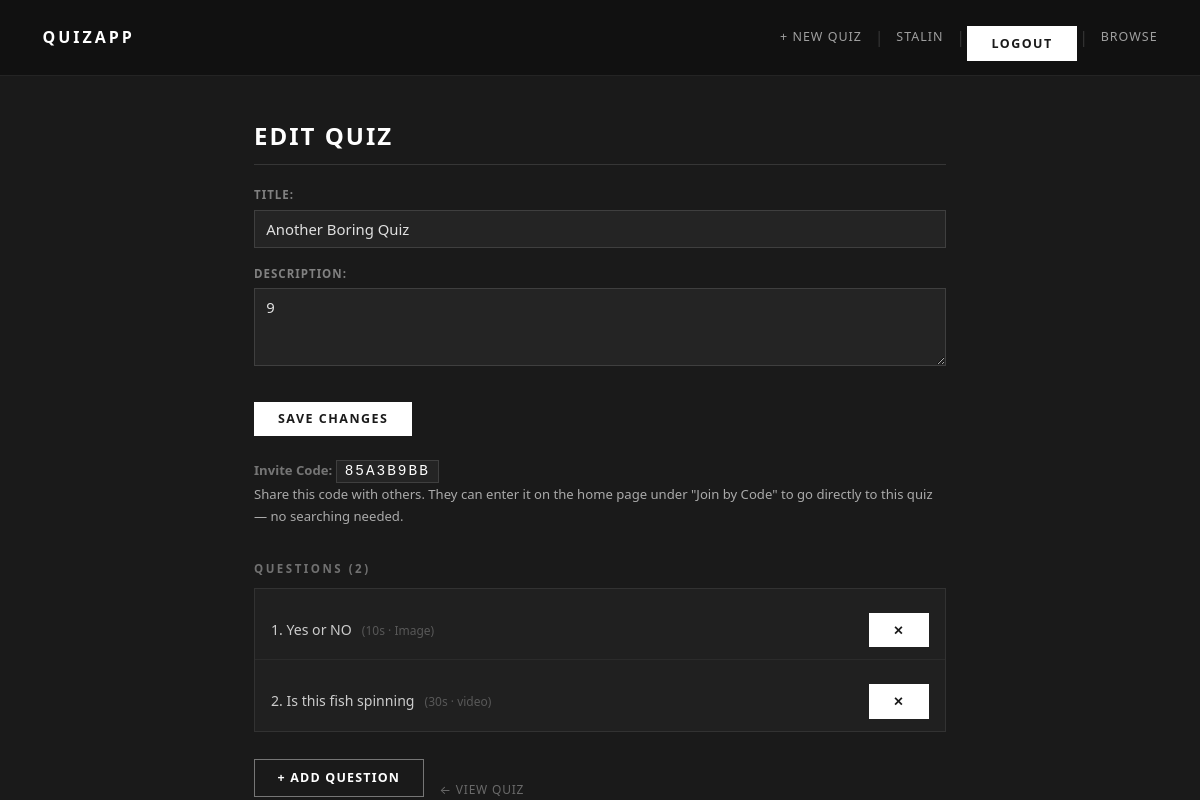
The app's page /quizzes/2/edit/ (signed in) with its own data.
### quiz/models.py (models this page shows, shortened)
class Quiz(models.Model):
    title = models.CharField(max_length=200)
    description = models.TextField(blank=True)
    created_by = models.ForeignKey(User, on_delete=models.CASCADE, related_name='quizzes')
    created_at = models.DateTimeField(auto_now_add=True)
    invite_code = models.CharField(max_length=8, unique=True, null=True, blank=True)

class Question(models.Model):
    TEXT = 'text'
    IMAGE = 'image'
    QUESTION_TYPES = [
        (TEXT, 'Text'),
        (IMAGE, 'Image'),
    ]
    quiz = models.ForeignKey(Quiz, on_delete=models.CASCADE, related_name='questions')
    text = models.CharField(max_length=500)
    question_type = models.CharField(max_length=10, choices=QUESTION_TYPES, default=TEXT)
    image = models.ImageField(upload_to='questions/images/', blank=True, null=True)
    time_limit = models.PositiveIntegerField(default=30, help_text="Time limit in seconds")
    order = models.PositiveIntegerField(default=0)
    class Meta:
        ordering = ['order', 'id']

### quiz/views.py (the view)
# urls.py: path('quizzes/<int:quiz_id>/edit/', views.edit_quiz, name='edit_quiz'),
@login_required
def edit_quiz(request, quiz_id):
    quiz = get_object_or_404(Quiz, id=quiz_id)
    if not (request.user == quiz.created_by or request.user.is_staff):
        messages.error(request, 'You do not have permission to edit this quiz.')
        return redirect('quiz_detail', quiz_id=quiz.id)
    if request.method == 'POST':
        form = QuizForm(request.POST, instance=quiz)
        if form.is_valid():
            form.save()
            messages.success(request, 'Quiz updated.')
            return redirect('edit_quiz', quiz_id=quiz.id)
    else:
        form = QuizForm(instance=quiz)
    questions = quiz.questions.prefetch_related('answers').all()
    return render(request, 'quiz/edit_quiz.html', {
        'quiz': quiz,
        'form': form,
        'questions': questions,
    })

### quiz/forms.py
class QuizForm(forms.ModelForm):
    class Meta:
        model = Quiz
        fields = ['title', 'description']
        widgets = {
            'description': forms.Textarea(attrs={'rows': 3}),
        }

### quiz/templates/quiz/edit_quiz.html (shortened to what this page needs)
{% extends 'quiz/base.html' %}
{% block content %}
<h1>Edit Quiz</h1>
<form method="post">
    {{ form.as_p }}
    <button type="submit">Save Changes</button>
</form>
<div class="invite-info mt-2">
    <strong>Invite Code:</strong> <code class="invite-code">{{ quiz.invite_code }}</code>
    <p class="invite-hint">Share this code with others. They can enter it on the home page under "Join by Code" to go directly to this quiz — no searching needed.</p>
</div>
<h2>Questions ({{ questions.count }})</h2>
{% if questions %}
<ul class="quiz-list">
    {% for question in questions %}
    <li>
        <span class="q-label">{{ forloop.counter }}. {{ question.text }}
            <em class="q-meta">({{ question.time_limit }}s · {{ question.get_question_type_display }})</em>
        </span>
        <form method="post"
              action="{% url 'delete_question' quiz.id question.id %}"
              style="display:inline; margin-left:auto">
            <button type="submit" class="btn-icon"
                    onclick="return confirm('Delete this question?')">✕</button>
        </form>
    </li>
    {% endfor %}
</ul>
{% else %}
<p>No questions yet.</p>
{% endif %}
<div class="action-row mt-2">
    <a href="{% url 'add_question' quiz.id %}" class="btn">+ Add Question</a>
    <a href="{% url 'quiz_detail' quiz.id %}" class="back-link">View Quiz</a>
</div>
{% endblock %}

### quiz/templates/quiz/base.html (shortened to what this page needs)
{% load static %}
<!DOCTYPE html>
<html lang="en">
<head>
    <link rel="stylesheet" href="{% static 'css/style.css' %}">
</head>
<body>
    <nav>
        <a href="{% url 'home' %}" class="brand">QuizApp</a>
        <div class="nav-links">
            {% if user.is_authenticated %}
                <a href="{% url 'create_quiz' %}">+ New Quiz</a>
                <span class="sep">|</span>
                <a href="{% url 'profile' %}">{{ user.username }}</a>
                <span class="sep">|</span>
                <form method="post" action="{% url 'logout' %}" style="display:inline">
                    <button type="submit" class="nav-logout-btn">Logout</button>
                </form>
            {% else %}
                <a href="{% url 'login' %}">Login</a>
                <span class="sep">|</span>
                <a href="{% url 'signup' %}">Register</a>
            {% endif %}
            <span class="sep">|</span>
            <a href="{% url 'quiz_list' %}">Browse</a>
        </div>
    </nav>
    <div class="container">
        {% block content %}{% endblock %}
    </div>
</body>
</html>

### static/css/style.css (style rules this page uses)
*, *::before, *::after { box-sizing: border-box; margin: 0; padding: 0; }
body { background-color: #1a1a1a; color: #e0e0e0; font-family: 'Segoe UI', system-ui, -apple-system, sans-serif; line-height: 1.65; min-height: 100vh; }
nav { background-color: #111111; padding: 0.875rem 2rem; display: flex; align-items: center; justify-content: space-between; border-bottom: 1px solid rgba(255, 255, 255, 0.08); }
nav .brand { color: #ffffff; font-size: 1rem; font-weight: 700; letter-spacing: 3px; text-transform: uppercase; text-decoration: none; }
.nav-links { display: flex; align-items: center; gap: 0.15rem; }
nav a { color: rgba(255, 255, 255, 0.6); text-decoration: none; font-size: 0.78rem; letter-spacing: 1px; text-transform: uppercase; padding: 0.3rem 0.65rem; transition: color 0.15s, background 0.15s; }
.sep { color: rgba(255, 255, 255, 0.15); user-select: none; }
.nav-logout-btn { background: none; border: none; color: rgba(255, 255, 255, 0.6); font-size: 0.78rem; letter-spacing: 1px; text-transform: uppercase; padding: 0.3rem 0.65rem; cursor: pointer; font-family: inherit; transition: color 0.15s, background 0.15s; }
.container { max-width: 740px; margin: 2.5rem auto; padding: 0 1.5rem; }
h1 { font-size: 1.5rem; color: #ffffff; margin-bottom: 1.25rem; padding-bottom: 0.55rem; border-bottom: 1px solid rgba(255, 255, 255, 0.12); text-transform: uppercase; letter-spacing: 2px; font-weight: 700; }
h2 { font-size: 0.72rem; color: rgba(255, 255, 255, 0.38); margin: 2rem 0 0.6rem; text-transform: uppercase; letter-spacing: 2.5px; font-weight: 600; }
p { margin-bottom: 0.85rem; color: #aaaaaa; }
a { color: rgba(255, 255, 255, 0.75); text-decoration: none; }
.back-link { display: inline-block; margin-top: 1.5rem; font-size: 0.75rem; color: rgba(255, 255, 255, 0.35); letter-spacing: 0.8px; text-transform: uppercase; }
.back-link::before { content: '← '; }
.quiz-list { list-style: none; padding: 0; margin-bottom: 1.5rem; border: 1px solid rgba(255, 255, 255, 0.08); background: #202020; }
.quiz-list li { padding: 0.75rem 1rem; border-bottom: 1px solid rgba(255, 255, 255, 0.05); display: flex; align-items: baseline; gap: 0.6rem; }
.quiz-list li:last-child { border-bottom: none; }
.btn { display: inline-block; background-color: transparent; color: #ffffff; border: 1px solid rgba(255, 255, 255, 0.4); padding: 0.5rem 1.4rem; font-size: 0.78rem; font-family: inherit; cursor: pointer; text-decoration: none; letter-spacing: 1.2px; text-transform: uppercase; font-weight: 600; transition: background-color 0.15s, border-color 0.15s; }
.btn-icon { background: none; border: 1px solid rgba(255,255,255,0.15); color: rgba(255,255,255,0.4); cursor: pointer; font-size: 0.75rem; padding: 0.15rem 0.45rem; font-family: inherit; transition: color 0.15s, border-color 0.15s; }
button[type="submit"], input[type="submit"] { background-color: #ffffff; color: #1a1a1a; border: none; padding: 0.55rem 1.5rem; font-size: 0.78rem; font-family: inherit; cursor: pointer; margin-top: 0.75rem; letter-spacing: 1.5px; text-transform: uppercase; font-weight: 700; transition: background-color 0.15s; }
form p { margin-bottom: 1rem; }
label { display: block; font-size: 0.72rem; color: rgba(255, 255, 255, 0.45); margin-bottom: 0.35rem; font-weight: 600; letter-spacing: 1px; text-transform: uppercase; }
input[type="text"], input[type="password"], input[type="email"], input[type="url"], input[type="number"], textarea, select { width: 100%; padding: 0.5rem 0.7rem; border: 1px solid rgba(255, 255, 255, 0.12); background-color: #242424; color: #e0e0e0; font-size: 0.93rem; font-family: inherit; outline: none; transition: border-color 0.2s; }
.invite-code { background: #242424; border: 1px solid rgba(255,255,255,0.12); padding: 0.15rem 0.5rem; font-family: monospace; font-size: 0.9rem; color: #ffffff; letter-spacing: 2px; }
.invite-info { font-size: 0.82rem; color: rgba(255,255,255,0.4); }
.action-row { display: flex; gap: 1rem; align-items: center; flex-wrap: wrap; }
.q-label { flex: 1; font-size: 0.88rem; color: #ccc; }
.q-meta { color: rgba(255,255,255,0.25); font-style: normal; font-size: 0.75rem; margin-left: 0.4rem; }
.mt-2 { margin-top: 1.5rem; }

### records on screen
Quiz: title "Another Boring Quiz", description "9", invite_code "85A3B9BB"
Question: text "Yes or NO", time_limit "10", question_type "Image"
Question: text "Is this fish spinning", time_limit "30", question_type "video"

### other values on screen
{{ user.username }} "STALIN"
{{ questions.count }} "2"
